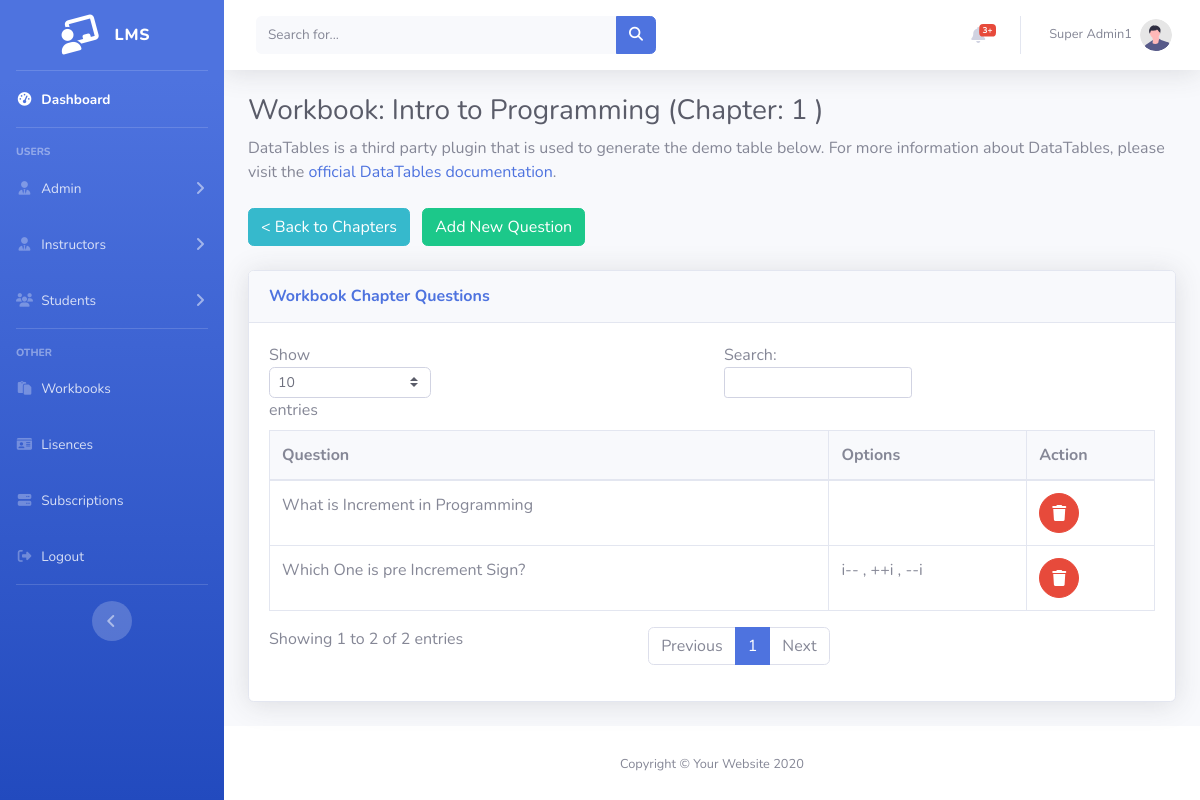
The page /Admin/workbook_qs.php?wid=2&ch=8 (signed in) on the database its author committed.
### tables this page shows
CREATE TABLE `workbook` (
  `id` int(11) NOT NULL,
  `title` varchar(50) NOT NULL,
  `iid` int(11) NOT NULL,
  `status` varchar(20) NOT NULL
);

CREATE TABLE `workbook_ch` (
  `id` int(11) NOT NULL,
  `ch` int(11) NOT NULL,
  `wid` int(11) NOT NULL
);

CREATE TABLE `workbook_qs` (
  `id` int(11) NOT NULL,
  `question` varchar(200) NOT NULL,
  `options` varchar(300) DEFAULT NULL,
  `chid` int(11) NOT NULL
);

### Admin/workbook_qs.php (the view, shortened to what this page needs)
<?php session_start();
include "../db.php";
include "layout/header.php";
if($_GET['ch']){
     $chid=$_GET['ch'];
    $wid=$_GET['wid'];
}
$data = mysqli_query($conn, "SELECT * FROM workbook_qs where chid='$chid'");
$output = mysqli_fetch_all($data,MYSQLI_ASSOC);
$data1 = mysqli_query($conn, "SELECT * FROM  workbook_ch where id='$chid'");
$output1 = mysqli_fetch_assoc($data1);
$data3 = mysqli_query($conn, "SELECT * FROM  workbook where id='$wid'");
$output3 = mysqli_fetch_assoc($data3);
?>
<body id="page-top">
<div id="wrapper">
<?php include "layout/sidebar.php";?>
    <div id="content-wrapper" class="d-flex flex-column">
        <div id="content">
        <?php include "layout/topbar.php";?>
    <div class="container-fluid">
<h1 class="h3 mb-2 text-gray-800">Workbook: <?php echo $output3['title']?> (Chapter: <?php echo $output1['ch']?> ) </h1>
<p class="mb-4">DataTables is a third party plugin that is used to generate the demo table below.
    For more information about DataTables, please visit the <a target="_blank"
        href="https://datatables.net">official DataTables documentation</a>.</p>
        <a class='btn btn-info mr-2' href='workbook_ch.php?wid=<?php echo $wid?>'>< Back to Chapters</a>
        <button class='btn btn-success mr-2'  data-toggle="modal" data-target="#AddempModal">Add New Question</button> <br><br>
<div class="card shadow mb-4">
    <div class="card-header py-3">
        <h6 class="m-0 font-weight-bold text-primary"> Workbook Chapter Questions</h6>
    </div>
    <div class="card-body">
        <div class="table-responsive">
            <table class="table table-bordered" id="dataTable" width="100%" cellspacing="0">
                <thead>
                    <tr class='bg-light '>
                        <th> Question</th>
                        <th>Options</th>
                        <th>Action</th>
                    </tr>
                </thead>
                <tbody>
                    <?php foreach($output as $out) {?>
                    <tr>
                        <td><?php echo $out['question']?></td>
                        <td><?php echo $out['options']; ?></td>
                    <td>       <a href=""  class="btn btn-danger btn-circle"  onclick="Getdel('<?php echo $out['id']?>')" data-toggle="modal" data-target="#delModal">
                                        <i class="fas fa-trash"></i>
                          </a></td>
    </tr><?php }?>
                </tbody>
            </table>
        </div>
    </div>
</div>
</div>
</div>
<?php include "layout/footer.php"?>

### rows shown on the page
workbook: title "Intro to Programming"
workbook_ch: ch "1"
workbook_qs: question "What is Increment in Programming"
workbook_qs: question "Which One is pre Increment Sign?", options "i-- , ++i , --i"

### other values the page prints
$_SESSION['name'] "Super Admin1"
